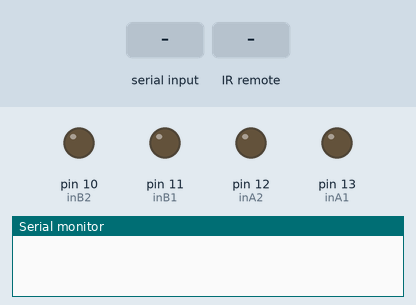
This sketch was run on a simulated Arduino Uno, built with avr-gcc and run on an emulated ATmega328P. Shown: output pins drawn as LEDs (lit = HIGH), the last lines printed to the serial monitor. The test bench sets the inputs (shaded band).

Above: at 1.2 s.
1.3 s: "F" received over Serial
At 2.0 s:
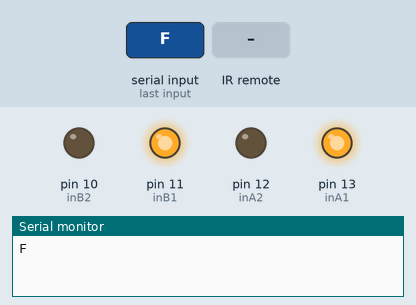
2.8 s: "B" received over Serial
At 3.4 s:
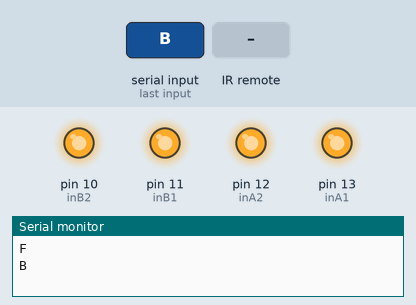
4.3 s: infrared code 0xFF6897 received
At 4.9 s:
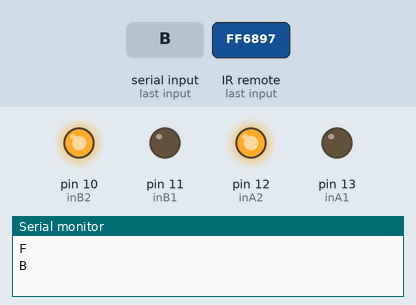
6.0 s: "L" received over Serial
At 6.8 s:
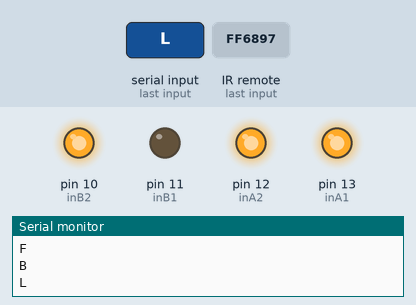
7.5 s: infrared code 0xFF02FD received
At 7.61 s:
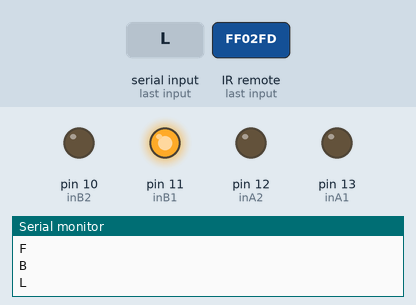
9.2 s: infrared code 0xFF22DD received
At 9.7 s:
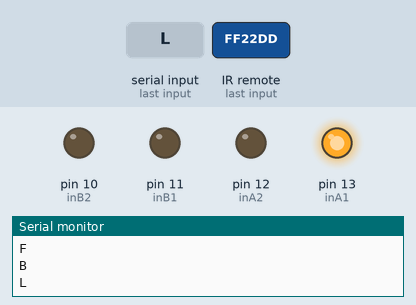
Timing chart, 0 to 11.7 s (numbered marks = the images above; inputs shaded):
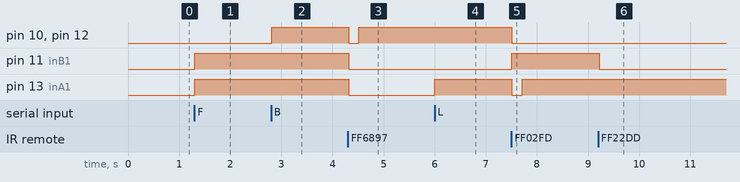

The sketch:

main.ino
```cpp
#include <IRremote.h> // thư viện hỗ trợ IR remote
#define ir 8
#define inA1 13
#define inA2 12
#define inB1 11
#define inB2 10

char t;
IRrecv irrecv(ir);
decode_results results;

void setup() {
irrecv.enableIRIn();
pinMode(inA1,OUTPUT);
pinMode(inA2,OUTPUT);
pinMode(inB1,OUTPUT);
pinMode(inB2,OUTPUT);

Serial.begin(9600);

}

void translateIR()
{
  switch(results.value)
  {
    case 0xFFA857: //Nhấn nút + thì tiến
    robotMove(1);
    break;
    case 0xFF6897: //Nhấn nút 0 thì dừng
    robotMove(0);
    break;
    case 0xFFE01F: //Nhấn nút - thì lùi
    robotMove(2);
    break;
    case 0xFF02FD: //Nhấn nút >>| thì rẽ phải
    robotMove(3);
    break;
    case 0xFF22DD: //Nhấn nút |<< thì rẽ trái
    robotMove(4);
    break;
  }
}
void robotMove(int chedo)
{
  switch(chedo)
  {
    case 0: //Dừng
    motorMove(inA1,inA2,0);
    motorMove(inB1,inB2,0);
    break;
    case 1: //Tiến
    motorMove(inA1,inA2,1);
    motorMove(inB1,inB2,1);
    break;
    case 2: //Lùi
    motorMove(inA1,inA2,2);
    motorMove(inB1,inB2,2);
    break;
    case 3: //Rẽ phải
    motorMove(inA1,inA2,0);
    motorMove(inB1,inB2,1);
    break;
    case 4: //Rẽ trái
    motorMove(inA1,inA2,1);
    motorMove(inB1,inB2,0);
    break;
  }
}
void motorMove(int in1,int in2, byte action)
{
  switch(action)
  {
    case 0: //Dừng
    digitalWrite(in1,0);
    digitalWrite(in2,0);
    break;
    case 1: //Chiều thứ 1
    digitalWrite(in1,1);
    digitalWrite(in2,0);
    break;
    case 2: //Chiều thứ 2
    digitalWrite(in1,0);
    digitalWrite(in2,1);
    break;
  }
}


void loop() {
if(Serial.available()){
  t = Serial.read();
  Serial.println(t);
}

if(t == 'F'){            //Tiến
  digitalWrite(13,HIGH);
  digitalWrite(11,HIGH);
}

else if(t == 'B'){      //Lùi
  digitalWrite(12,HIGH);
  digitalWrite(10,HIGH);
}

else if(t == 'L'){      //Rẽ phải
  digitalWrite(13,HIGH);
}

else if(t == 'R'){      //Rẻ trái
  digitalWrite(11,HIGH);
}


else if(t == 'S'){      //Dừng
  digitalWrite(13,LOW);
  digitalWrite(12,LOW);
  digitalWrite(11,LOW);
  digitalWrite(10,LOW);
}
delay(20);

if (irrecv.decode(&results))
 {
  translateIR();
  delay(200);
  irrecv.resume();
 }
}
```

Measured:
- after the input at 1.3 s, pin 11 (inB1), pin 13 (inA1): LOW → HIGH at once
- after the input at 2.8 s, pin 10 (inB2), pin 12 (inA2): LOW → HIGH at once
- after the input at 4.3 s, pin 10 (inB2), pin 12 (inA2): HIGH → LOW at once, → HIGH 0.20 s later; pin 11 (inB1), pin 13 (inA1): HIGH → LOW at once
- after the input at 6.0 s, pin 13 (inA1): LOW → HIGH at once
- after the input at 7.5 s, pin 10 (inB2), pin 12 (inA2): HIGH → LOW at once; pin 11 (inB1): LOW → HIGH at once; pin 13 (inA1): HIGH → LOW at once, → HIGH 0.20 s later
- after the input at 9.2 s, pin 11 (inB1): HIGH → LOW at once
